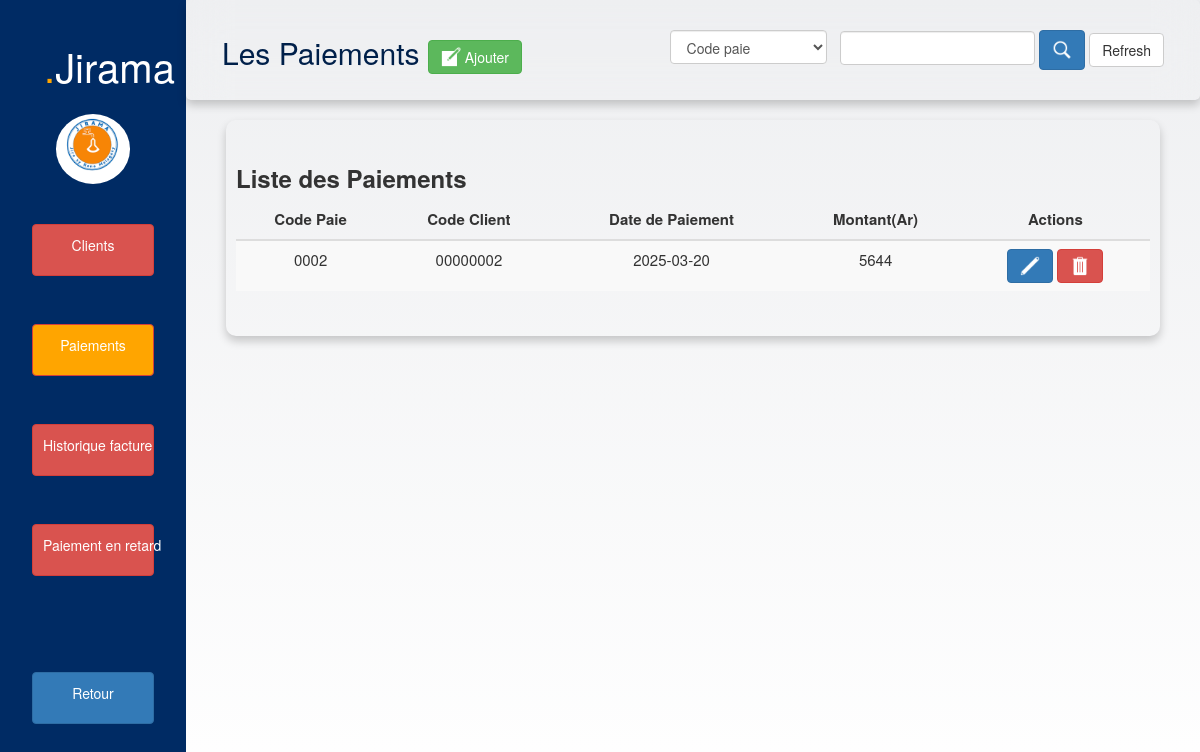
Page /deb.php?controller=Paie&action=index on the committed database.
### tables this page shows
CREATE TABLE `payer` (
  `codePaie` varchar(11) NOT NULL,
  `datePaie` date NOT NULL,
  `codeCli` varchar(11) NOT NULL,
  `montant` int(11) NOT NULL
);

### controller/paieController.php (called while the page is built, shortened)
<?php
    require 'models/paieModel.php';
    class PaieController{
        private $PaieModel;
        public function __construct(){
            $this->PaieModel = new PaieModel();
        }
        public function index(){
            $item = $this->PaieModel->getAllPaie();
            require 'views/paie/index.php';
        }
    }
?>

### config/connexion.php (called while the page is built, shortened)
<?php
    class Database{
        private static $dbHost = "localhost";
        private static $dbUser = "root";
        private static $dbName = "jirama";
        private static $dbPassword = "";
        private static $connexion = null;
        public static function connect(){
            try{
                self::$connexion = new PDO("mysql:host=" . self::$dbHost. "; dbname=".self::$dbName, self::$dbUser, self::$dbPassword);
            }
            catch(PDOException $e){
                die($e->getMessage());
            }
            return self::$connexion;
        }
    }
?>

### models/paieModel.php (called while the page is built, shortened)
<?php
    class PaieModel{
        private $db;
        public function __construct(){
            $this->db = Database::connect();
        }
        public function getAllPaie(){
            $stmt = $this->db->query('SELECT * from payer');
            return $stmt->fetchAll(PDO::FETCH_ASSOC);
        }
    }
?>

### views/paie/index.php (the view, shortened to what this page needs)
<?php
    $search['search'] = $search['search'] ?? "";
    $search['typeSearch'] = $search['typeSearch'] ?? "";
?>
<!DOCTYPE html>
<html lang="en">
<head>
    <link rel="stylesheet" href="bootstrap/bootstrapVrai.min.css">
    <link rel="stylesheet" href="css/style.css">
</head>
<body>
    <div class="dashboard">
        <div class="left_panel">
            <div class="row">
                <div class="left_content col-md-12">
                    <h2><span class="point">.</span>Jirama</h2>
                    <img src="image/téléchargement.png" class="img-circle" alt="">
                    <div class="navigation">
                        <ul>
                            <li><a href="deb.php?controller=customer&action=index" class="btn btn-danger">Clients</a></li>
                            <li><a href="deb.php?controller=Paie&action=index" class="btn btn-danger" id="active">Paiements</a></li>
                            <li><a href="deb.php?controller=customer&action=historique" class="btn btn-danger">Historique facture</a></li>
                            <li><a href="deb.php?controller=customer&action=retard" class="btn btn-danger">Paiement en retard</a></li>
                            <li style="margin-top:6vh"><a href="index.php" class="btn btn-primary">Retour</a></li>
                        </ul>
                    </div>
                </div>
            </div>
        </div>
        <div class="right_panel">
            <header class="loha">
                <h2>Les Paiements  <a  href="#" onclick="dateFacture()" class="btn btn-success" id="ajouter"><img src="image/icons8_create_50px.png" alt="" class="icon"> Ajouter</a></h2>
                <div class="search">
                    <form action="deb.php?controller=search&action=searchPaie" method="POST">
                        <select name="typeSearch" class="form-control2" id="sexe">
                            <option value="codePaie" <?= ($search['typeSearch'] == "codePaie") ? 'selected' : ''?>>Code paie</option>
                        </select>
                        <input type="text" class="form-control2" name="search" value="<?php echo $search['search']?>">
                        <button class="btn btn-primary" type="submit"><img src="image/search_50px.png" alt="" class="icon"></button>
                        <a href="deb.php?controller=Paie&action=index" class="btn btn-default">Refresh</a>
                    </form>
                </div>
            </header>
            <div class="right_content">
                <div class="containerPers admin">
                    <div class="row">
                        <h3><strong>Liste des Paiements</strong></h3>
                        <table class=" table table-striped table-hover">
                            <thead>
                                <tr>
                                    <th>Code Paie</th>
                                    <th>Code Client</th>
                                    <th>Date de Paiement</th>
                                    <th>Montant(Ar)</th>
                                    <th>Actions</th>
                                </tr>
                            </thead>
                            <tbody>
                                <?php
                                    if ($item) {
                                        foreach($item as $item){
                                            echo '<tr>';
                                            echo        '<td>' . $item['codePaie'] . '</td>';
                                            echo        '<td>' . $item['codeCli']. '</td>';
                                            echo        '<td>' . $item['datePaie']. '</td>';
                                            echo        '<td>' . $item['montant'] . '</td>';
                                            echo        '<td>';
                                            echo            '<a href="deb.php?controller=Paie&action=createUpdate&codePaie='.$item['codePaie'].'" class="btn btn-primary"><img src="image/icons8_edit_50px.png" class="icon"></a>';
                                            echo            '<a href="deb.php?controller=Paie&action=createDelete&codePaie='.$item['codePaie'].'" class="btn btn-danger"><img src="image/icons8_trash_can_50px.png" alt="" class="icon"></a>';
                                            echo        '</td>';
                                            echo '</tr>';
                                        }
                                    } else {
                                        ?>
                                            <tr style="color:red">
                                                <td colspan = 6 style="text-align: center"> Aucun données trouvé! </td>
                                            </tr>
                                        <?php
                                    }
                                ?>
                            </tbody>
                        </table>
                    </div>
                </div>
            </div>
        </div>
    </div>
</body>
</html>

### css/style.css (style rules this page uses)
* { margin: 0; padding: 0; }
body { background: linear-gradient(to top, #ffffff, #eeeff1); }
.dashboard { display: flex; justify-content:flex-start; width: 100%; height: 100vh; }
.left_panel { width: 15.5%; background-color: #002b64; color: white; box-sizing: border-box; padding: 1vh 1vh; position: fixed; height: 100%; }
.right_panel { margin-left: 15.5vw; width: 84.5%; }
.left_content h2 { font-size: 5vh; padding: 2vh 3vh; margin-left: 1vw; margin-right: 3vw; }
.left_content img { height: 70px; margin: 0 4vw; }
.point { color: orange; }
.navigation ul { list-style: none; padding: 2vh 0; font-size: 2.8vh; }
.navigation ul li { padding: 3vh 3vh; }
.navigation a { color: white; text-decoration: none; width: 100%; height: 6.5vh; padding: 10px; text-align: center; align-items: center; }
#active { background-color: orange; }
.loha { padding: 2vh 3vw; box-shadow: 0 5px 10px 0 rgba(0, 0, 0, 0.2); color: #00204a; border-radius: 5px; backdrop-filter: blur(20px); position: fixed; width: 84.5%; display: flex; align-items: center; justify-content:space-between; overflow: hidden; z-index: 99; }
.search input[type=text] { margin-left: 10px; }
.form-control2 { height:34px;padding:6px 12px;font-size:14px;line-height:1.42857143;color:#555;background-color:#fff;background-image:none;border:1px solid #ccc;border-radius:4px;-webkit-box-shadow:inset 0 1px 1px rgba(0,0,0,.075);box-shadow:inset 0 1px 1px rgba(0,0,0,.075);-webkit-transition:border-color ease-in-out .15s,-webkit-box-shadow ease-in-out .15s;-o-transition:border-color ease-in-out .15s,box-shadow ease-in-out .15s;transition:border-color ease-in-out .15s,box-shadow ease-in-out .15s }
.search button, input { height: 5vh; }
.right_content { margin: 5vh; margin-top: 15vh; height: 78%; }
.containerPers { padding-right:15px;padding-left:15px;margin-right:auto;margin-left:auto }
.admin { padding: 25px; border-radius: 10px; box-shadow: 0 5px 10px 0 rgba(0, 0, 0, 0.2); overflow-x:auto; }
#ajouter { text-decoration: none; }
.admin table { font-size: 15px; }
.icon { width: 20px; }

### views/paie/index.php (style rules this page uses)
.icon { width: 20px; height: auto; margin-top: -4px; }
th, td { text-align:center; }

### rows in the picture
payer: codePaie "0002", codeCli "00000002", datePaie "2025-03-20", montant "5644"
